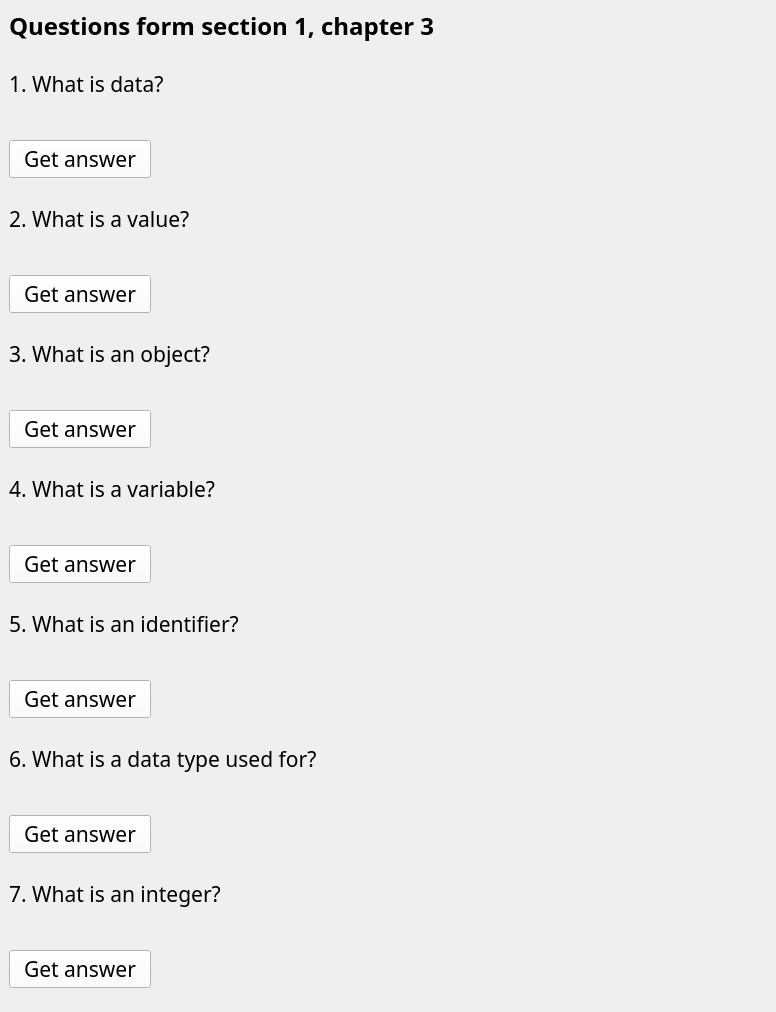
<?xml version="1.0" encoding="UTF-8"?>
<ui version="4.0">
 <class>MainWindow</class>
 <widget class="QMainWindow" name="MainWindow">
  <property name="geometry">
   <rect>
    <x>0</x>
    <y>0</y>
    <width>776</width>
    <height>981</height>
   </rect>
  </property>
  <property name="sizePolicy">
   <sizepolicy hsizetype="Maximum" vsizetype="Preferred">
    <horstretch>0</horstretch>
    <verstretch>0</verstretch>
   </sizepolicy>
  </property>
  <property name="font">
   <font>
    <family>Ubuntu Sans Mono</family>
    <pointsize>16</pointsize>
    <bold>false</bold>
   </font>
  </property>
  <property name="windowTitle">
   <string>MainWindow</string>
  </property>
  <property name="styleSheet">
   <string notr="true"/>
  </property>
  <widget class="QWidget" name="centralwidget">
   <property name="palette">
    <palette>
     <active>
      <colorrole role="WindowText">
       <brush brushstyle="SolidPattern">
        <color alpha="255">
         <red>0</red>
         <green>0</green>
         <blue>0</blue>
        </color>
       </brush>
      </colorrole>
      <colorrole role="Button">
       <brush brushstyle="SolidPattern">
        <color alpha="255">
         <red>251</red>
         <green>251</green>
         <blue>251</blue>
        </color>
       </brush>
      </colorrole>
      <colorrole role="Light">
       <brush brushstyle="SolidPattern">
        <color alpha="255">
         <red>255</red>
         <green>255</green>
         <blue>255</blue>
        </color>
       </brush>
      </colorrole>
      <colorrole role="Midlight">
       <brush brushstyle="SolidPattern">
        <color alpha="255">
         <red>253</red>
         <green>253</green>
         <blue>253</blue>
        </color>
       </brush>
      </colorrole>
      <colorrole role="Dark">
       <brush brushstyle="SolidPattern">
        <color alpha="255">
         <red>125</red>
         <green>125</green>
         <blue>125</blue>
        </color>
       </brush>
      </colorrole>
      <colorrole role="Mid">
       <brush brushstyle="SolidPattern">
        <color alpha="255">
         <red>167</red>
         <green>167</green>
         <blue>167</blue>
        </color>
       </brush>
      </colorrole>
      <colorrole role="Text">
       <brush brushstyle="SolidPattern">
        <color alpha="255">
         <red>0</red>
         <green>0</green>
         <blue>0</blue>
        </color>
       </brush>
      </colorrole>
      <colorrole role="BrightText">
       <brush brushstyle="SolidPattern">
        <color alpha="255">
         <red>255</red>
         <green>255</green>
         <blue>255</blue>
        </color>
       </brush>
      </colorrole>
      <colorrole role="ButtonText">
       <brush brushstyle="SolidPattern">
        <color alpha="255">
         <red>0</red>
         <green>0</green>
         <blue>0</blue>
        </color>
       </brush>
      </colorrole>
      <colorrole role="Base">
       <brush brushstyle="SolidPattern">
        <color alpha="255">
         <red>255</red>
         <green>255</green>
         <blue>255</blue>
        </color>
       </brush>
      </colorrole>
      <colorrole role="Window">
       <brush brushstyle="SolidPattern">
        <color alpha="255">
         <red>251</red>
         <green>251</green>
         <blue>251</blue>
        </color>
       </brush>
      </colorrole>
      <colorrole role="Shadow">
       <brush brushstyle="SolidPattern">
        <color alpha="255">
         <red>0</red>
         <green>0</green>
         <blue>0</blue>
        </color>
       </brush>
      </colorrole>
      <colorrole role="AlternateBase">
       <brush brushstyle="SolidPattern">
        <color alpha="255">
         <red>253</red>
         <green>253</green>
         <blue>253</blue>
        </color>
       </brush>
      </colorrole>
      <colorrole role="ToolTipBase">
       <brush brushstyle="SolidPattern">
        <color alpha="255">
         <red>255</red>
         <green>255</green>
         <blue>220</blue>
        </color>
       </brush>
      </colorrole>
      <colorrole role="ToolTipText">
       <brush brushstyle="SolidPattern">
        <color alpha="255">
         <red>0</red>
         <green>0</green>
         <blue>0</blue>
        </color>
       </brush>
      </colorrole>
      <colorrole role="PlaceholderText">
       <brush brushstyle="SolidPattern">
        <color alpha="127">
         <red>0</red>
         <green>0</green>
         <blue>0</blue>
        </color>
       </brush>
      </colorrole>
     </active>
     <inactive>
      <colorrole role="WindowText">
       <brush brushstyle="SolidPattern">
        <color alpha="255">
         <red>0</red>
         <green>0</green>
         <blue>0</blue>
        </color>
       </brush>
      </colorrole>
      <colorrole role="Button">
       <brush brushstyle="SolidPattern">
        <color alpha="255">
         <red>251</red>
         <green>251</green>
         <blue>251</blue>
        </color>
       </brush>
      </colorrole>
      <colorrole role="Light">
       <brush brushstyle="SolidPattern">
        <color alpha="255">
         <red>255</red>
         <green>255</green>
         <blue>255</blue>
        </color>
       </brush>
      </colorrole>
      <colorrole role="Midlight">
       <brush brushstyle="SolidPattern">
        <color alpha="255">
         <red>253</red>
         <green>253</green>
         <blue>253</blue>
        </color>
       </brush>
      </colorrole>
      <colorrole role="Dark">
       <brush brushstyle="SolidPattern">
        <color alpha="255">
         <red>125</red>
         <green>125</green>
         <blue>125</blue>
        </color>
       </brush>
      </colorrole>
      <colorrole role="Mid">
       <brush brushstyle="SolidPattern">
        <color alpha="255">
         <red>167</red>
         <green>167</green>
         <blue>167</blue>
        </color>
       </brush>
      </colorrole>
      <colorrole role="Text">
       <brush brushstyle="SolidPattern">
        <color alpha="255">
         <red>0</red>
         <green>0</green>
         <blue>0</blue>
        </color>
       </brush>
      </colorrole>
      <colorrole role="BrightText">
       <brush brushstyle="SolidPattern">
        <color alpha="255">
         <red>255</red>
         <green>255</green>
         <blue>255</blue>
        </color>
       </brush>
      </colorrole>
      <colorrole role="ButtonText">
       <brush brushstyle="SolidPattern">
        <color alpha="255">
         <red>0</red>
         <green>0</green>
         <blue>0</blue>
        </color>
       </brush>
      </colorrole>
      <colorrole role="Base">
       <brush brushstyle="SolidPattern">
        <color alpha="255">
         <red>255</red>
         <green>255</green>
         <blue>255</blue>
        </color>
       </brush>
      </colorrole>
      <colorrole role="Window">
       <brush brushstyle="SolidPattern">
        <color alpha="255">
         <red>251</red>
         <green>251</green>
         <blue>251</blue>
        </color>
       </brush>
      </colorrole>
      <colorrole role="Shadow">
       <brush brushstyle="SolidPattern">
        <color alpha="255">
         <red>0</red>
         <green>0</green>
         <blue>0</blue>
        </color>
       </brush>
      </colorrole>
      <colorrole role="AlternateBase">
       <brush brushstyle="SolidPattern">
        <color alpha="255">
         <red>253</red>
         <green>253</green>
         <blue>253</blue>
        </color>
       </brush>
      </colorrole>
      <colorrole role="ToolTipBase">
       <brush brushstyle="SolidPattern">
        <color alpha="255">
         <red>255</red>
         <green>255</green>
         <blue>220</blue>
        </color>
       </brush>
      </colorrole>
      <colorrole role="ToolTipText">
       <brush brushstyle="SolidPattern">
        <color alpha="255">
         <red>0</red>
         <green>0</green>
         <blue>0</blue>
        </color>
       </brush>
      </colorrole>
      <colorrole role="PlaceholderText">
       <brush brushstyle="SolidPattern">
        <color alpha="127">
         <red>0</red>
         <green>0</green>
         <blue>0</blue>
        </color>
       </brush>
      </colorrole>
     </inactive>
     <disabled>
      <colorrole role="WindowText">
       <brush brushstyle="SolidPattern">
        <color alpha="255">
         <red>125</red>
         <green>125</green>
         <blue>125</blue>
        </color>
       </brush>
      </colorrole>
      <colorrole role="Button">
       <brush brushstyle="SolidPattern">
        <color alpha="255">
         <red>251</red>
         <green>251</green>
         <blue>251</blue>
        </color>
       </brush>
      </colorrole>
      <colorrole role="Light">
       <brush brushstyle="SolidPattern">
        <color alpha="255">
         <red>255</red>
         <green>255</green>
         <blue>255</blue>
        </color>
       </brush>
      </colorrole>
      <colorrole role="Midlight">
       <brush brushstyle="SolidPattern">
        <color alpha="255">
         <red>253</red>
         <green>253</green>
         <blue>253</blue>
        </color>
       </brush>
      </colorrole>
      <colorrole role="Dark">
       <brush brushstyle="SolidPattern">
        <color alpha="255">
         <red>125</red>
         <green>125</green>
         <blue>125</blue>
        </color>
       </brush>
      </colorrole>
      <colorrole role="Mid">
       <brush brushstyle="SolidPattern">
        <color alpha="255">
         <red>167</red>
         <green>167</green>
         <blue>167</blue>
        </color>
       </brush>
      </colorrole>
      <colorrole role="Text">
       <brush brushstyle="SolidPattern">
        <color alpha="255">
         <red>125</red>
         <green>125</green>
         <blue>125</blue>
        </color>
       </brush>
      </colorrole>
      <colorrole role="BrightText">
       <brush brushstyle="SolidPattern">
        <color alpha="255">
         <red>255</red>
         <green>255</green>
         <blue>255</blue>
        </color>
       </brush>
      </colorrole>
      <colorrole role="ButtonText">
       <brush brushstyle="SolidPattern">
        <color alpha="255">
         <red>125</red>
         <green>125</green>
         <blue>125</blue>
        </color>
       </brush>
      </colorrole>
      <colorrole role="Base">
       <brush brushstyle="SolidPattern">
        <color alpha="255">
         <red>251</red>
         <green>251</green>
         <blue>251</blue>
        </color>
       </brush>
      </colorrole>
      <colorrole role="Window">
       <brush brushstyle="SolidPattern">
        <color alpha="255">
         <red>251</red>
         <green>251</green>
         <blue>251</blue>
        </color>
       </brush>
      </colorrole>
      <colorrole role="Shadow">
       <brush brushstyle="SolidPattern">
        <color alpha="255">
         <red>0</red>
         <green>0</green>
         <blue>0</blue>
        </color>
       </brush>
      </colorrole>
      <colorrole role="AlternateBase">
       <brush brushstyle="SolidPattern">
        <color alpha="255">
         <red>251</red>
         <green>251</green>
         <blue>251</blue>
        </color>
       </brush>
      </colorrole>
      <colorrole role="ToolTipBase">
       <brush brushstyle="SolidPattern">
        <color alpha="255">
         <red>255</red>
         <green>255</green>
         <blue>220</blue>
        </color>
       </brush>
      </colorrole>
      <colorrole role="ToolTipText">
       <brush brushstyle="SolidPattern">
        <color alpha="255">
         <red>0</red>
         <green>0</green>
         <blue>0</blue>
        </color>
       </brush>
      </colorrole>
      <colorrole role="PlaceholderText">
       <brush brushstyle="SolidPattern">
        <color alpha="127">
         <red>125</red>
         <green>125</green>
         <blue>125</blue>
        </color>
       </brush>
      </colorrole>
     </disabled>
    </palette>
   </property>
   <layout class="QVBoxLayout" name="verticalLayout_11">
    <item>
     <widget class="QLabel" name="l_questions">
      <property name="sizePolicy">
       <sizepolicy hsizetype="Fixed" vsizetype="Fixed">
        <horstretch>0</horstretch>
        <verstretch>0</verstretch>
       </sizepolicy>
      </property>
      <property name="font">
       <font>
        <family>Ubuntu Sans Mono</family>
        <pointsize>18</pointsize>
        <bold>true</bold>
       </font>
      </property>
      <property name="text">
       <string>Questions form section 1, chapter 3</string>
      </property>
     </widget>
    </item>
    <item>
     <spacer name="verticalSpacer_7">
      <property name="orientation">
       <enum>Qt::Orientation::Vertical</enum>
      </property>
      <property name="sizeType">
       <enum>QSizePolicy::Policy::Fixed</enum>
      </property>
      <property name="sizeHint" stdset="0">
       <size>
        <width>0</width>
        <height>20</height>
       </size>
      </property>
     </spacer>
    </item>
    <item>
     <layout class="QVBoxLayout" name="verticalLayout_10">
      <item>
       <layout class="QVBoxLayout" name="verticalLayout">
        <item>
         <layout class="QHBoxLayout" name="horizontalLayout">
          <item>
           <widget class="QLabel" name="l_data_question">
            <property name="text">
             <string>1. What is data?</string>
            </property>
           </widget>
          </item>
         </layout>
        </item>
        <item>
         <widget class="QLabel" name="l_data_answer">
          <property name="font">
           <font>
            <family>Ubuntu Sans Mono</family>
            <pointsize>16</pointsize>
            <bold>false</bold>
           </font>
          </property>
          <property name="text">
           <string/>
          </property>
         </widget>
        </item>
        <item>
         <widget class="QPushButton" name="pb_data">
          <property name="sizePolicy">
           <sizepolicy hsizetype="Fixed" vsizetype="Fixed">
            <horstretch>0</horstretch>
            <verstretch>0</verstretch>
           </sizepolicy>
          </property>
          <property name="font">
           <font>
            <family>Ubuntu Sans Mono</family>
            <pointsize>16</pointsize>
            <bold>false</bold>
           </font>
          </property>
          <property name="text">
           <string>  Get answer  </string>
          </property>
         </widget>
        </item>
       </layout>
      </item>
      <item>
       <spacer name="verticalSpacer">
        <property name="orientation">
         <enum>Qt::Orientation::Vertical</enum>
        </property>
        <property name="sizeType">
         <enum>QSizePolicy::Policy::Fixed</enum>
        </property>
        <property name="sizeHint" stdset="0">
         <size>
          <width>20</width>
          <height>20</height>
         </size>
        </property>
       </spacer>
      </item>
      <item>
       <layout class="QVBoxLayout" name="verticalLayout_4">
        <item>
         <layout class="QHBoxLayout" name="horizontalLayout_3">
          <item>
           <widget class="QLabel" name="l_value_question">
            <property name="text">
             <string>2. What is a value?</string>
            </property>
           </widget>
          </item>
         </layout>
        </item>
        <item>
         <widget class="QLabel" name="l_value_answer">
          <property name="font">
           <font>
            <family>Ubuntu Sans Mono</family>
            <pointsize>16</pointsize>
            <bold>false</bold>
           </font>
          </property>
          <property name="text">
           <string/>
          </property>
         </widget>
        </item>
        <item>
         <widget class="QPushButton" name="pb_value">
          <property name="sizePolicy">
           <sizepolicy hsizetype="Fixed" vsizetype="Fixed">
            <horstretch>0</horstretch>
            <verstretch>0</verstretch>
           </sizepolicy>
          </property>
          <property name="font">
           <font>
            <family>Ubuntu Sans Mono</family>
            <pointsize>16</pointsize>
            <bold>false</bold>
           </font>
          </property>
          <property name="text">
           <string>  Get answer  </string>
          </property>
         </widget>
        </item>
       </layout>
      </item>
      <item>
       <spacer name="verticalSpacer_2">
        <property name="orientation">
         <enum>Qt::Orientation::Vertical</enum>
        </property>
        <property name="sizeType">
         <enum>QSizePolicy::Policy::Minimum</enum>
        </property>
        <property name="sizeHint" stdset="0">
         <size>
          <width>20</width>
          <height>20</height>
         </size>
        </property>
       </spacer>
      </item>
      <item>
       <layout class="QVBoxLayout" name="verticalLayout_5">
        <item>
         <layout class="QHBoxLayout" name="horizontalLayout_4">
          <item>
           <widget class="QLabel" name="l_object_question">
            <property name="text">
             <string>3. What is an object?</string>
            </property>
           </widget>
          </item>
         </layout>
        </item>
        <item>
         <widget class="QLabel" name="l_object_answer">
          <property name="text">
           <string/>
          </property>
         </widget>
        </item>
        <item>
         <widget class="QPushButton" name="pb_object">
          <property name="sizePolicy">
           <sizepolicy hsizetype="Fixed" vsizetype="Fixed">
            <horstretch>0</horstretch>
            <verstretch>0</verstretch>
           </sizepolicy>
          </property>
          <property name="font">
           <font>
            <family>Ubuntu Sans Mono</family>
            <pointsize>16</pointsize>
            <bold>false</bold>
           </font>
          </property>
          <property name="text">
           <string>  Get answer  </string>
          </property>
         </widget>
        </item>
       </layout>
      </item>
      <item>
       <spacer name="verticalSpacer_3">
        <property name="font">
         <font>
          <family>Ubuntu Sans Mono</family>
          <pointsize>16</pointsize>
          <bold>false</bold>
         </font>
        </property>
        <property name="orientation">
         <enum>Qt::Orientation::Vertical</enum>
        </property>
        <property name="sizeType">
         <enum>QSizePolicy::Policy::Minimum</enum>
        </property>
        <property name="sizeHint" stdset="0">
         <size>
          <width>20</width>
          <height>20</height>
         </size>
        </property>
       </spacer>
      </item>
      <item>
       <layout class="QVBoxLayout" name="verticalLayout_6">
        <item>
         <layout class="QHBoxLayout" name="horizontalLayout_5">
          <item>
           <widget class="QLabel" name="l_variable_question">
            <property name="text">
             <string>4. What is a variable?</string>
            </property>
           </widget>
          </item>
         </layout>
        </item>
        <item>
         <widget class="QLabel" name="l_variable_answer">
          <property name="text">
           <string/>
          </property>
         </widget>
        </item>
        <item>
         <widget class="QPushButton" name="pb_variable">
          <property name="sizePolicy">
           <sizepolicy hsizetype="Fixed" vsizetype="Fixed">
            <horstretch>0</horstretch>
            <verstretch>0</verstretch>
           </sizepolicy>
          </property>
          <property name="font">
           <font>
            <family>Ubuntu Sans Mono</family>
            <pointsize>16</pointsize>
            <bold>false</bold>
           </font>
          </property>
          <property name="text">
           <string>  Get answer  </string>
          </property>
         </widget>
        </item>
       </layout>
      </item>
      <item>
       <spacer name="verticalSpacer_4">
        <property name="orientation">
         <enum>Qt::Orientation::Vertical</enum>
        </property>
        <property name="sizeType">
         <enum>QSizePolicy::Policy::Minimum</enum>
        </property>
        <property name="sizeHint" stdset="0">
         <size>
          <width>20</width>
          <height>20</height>
         </size>
        </property>
       </spacer>
      </item>
      <item>
       <layout class="QVBoxLayout" name="verticalLayout_7">
        <item>
         <layout class="QHBoxLayout" name="horizontalLayout_6">
          <item>
           <widget class="QLabel" name="l_identifier_question">
            <property name="text">
             <string>5. What is an identifier?</string>
            </property>
           </widget>
          </item>
         </layout>
        </item>
        <item>
         <widget class="QLabel" name="l_identifier_answer">
          <property name="text">
           <string/>
          </property>
         </widget>
        </item>
        <item>
         <widget class="QPushButton" name="pb_identifier">
          <property name="sizePolicy">
           <sizepolicy hsizetype="Fixed" vsizetype="Fixed">
            <horstretch>0</horstretch>
            <verstretch>0</verstretch>
           </sizepolicy>
          </property>
          <property name="font">
           <font>
            <family>Ubuntu Sans Mono</family>
            <pointsize>16</pointsize>
            <bold>false</bold>
           </font>
          </property>
          <property name="text">
           <string>  Get answer  </string>
          </property>
         </widget>
        </item>
       </layout>
      </item>
      <item>
       <spacer name="verticalSpacer_8">
        <property name="orientation">
         <enum>Qt::Orientation::Vertical</enum>
        </property>
        <property name="sizeType">
         <enum>QSizePolicy::Policy::Fixed</enum>
        </property>
        <property name="sizeHint" stdset="0">
         <size>
          <width>20</width>
          <height>20</height>
         </size>
        </property>
       </spacer>
      </item>
      <item>
       <layout class="QVBoxLayout" name="verticalLayout_8">
        <item>
         <layout class="QHBoxLayout" name="horizontalLayout_7">
          <item>
           <widget class="QLabel" name="l_dataType_question">
            <property name="text">
             <string>6. What is a data type used for?</string>
            </property>
           </widget>
          </item>
         </layout>
        </item>
        <item>
         <widget class="QLabel" name="l_dataType_answer">
          <property name="text">
           <string/>
          </property>
         </widget>
        </item>
        <item>
         <widget class="QPushButton" name="pb_dataType">
          <property name="sizePolicy">
           <sizepolicy hsizetype="Fixed" vsizetype="Fixed">
            <horstretch>0</horstretch>
            <verstretch>0</verstretch>
           </sizepolicy>
          </property>
          <property name="font">
           <font>
            <family>Ubuntu Sans Mono</family>
            <pointsize>16</pointsize>
            <bold>false</bold>
           </font>
          </property>
          <property name="text">
           <string>  Get answer  </string>
          </property>
         </widget>
        </item>
       </layout>
      </item>
      <item>
       <spacer name="verticalSpacer_6">
        <property name="orientation">
         <enum>Qt::Orientation::Vertical</enum>
        </property>
        <property name="sizeType">
         <enum>QSizePolicy::Policy::Fixed</enum>
        </property>
        <property name="sizeHint" stdset="0">
         <size>
          <width>20</width>
          <height>20</height>
         </size>
        </property>
       </spacer>
      </item>
      <item>
       <layout class="QVBoxLayout" name="verticalLayout_9">
        <item>
         <layout class="QHBoxLayout" name="horizontalLayout_8">
          <item>
           <widget class="QLabel" name="l_int_question">
            <property name="font">
             <font>
              <family>Ubuntu Sans Mono</family>
              <pointsize>16</pointsize>
              <bold>false</bold>
             </font>
            </property>
            <property name="text">
             <string>7. What is an integer?</string>
            </property>
           </widget>
          </item>
         </layout>
        </item>
        <item>
         <widget class="QLabel" name="l_int_answer">
          <property name="font">
           <font>
            <family>Ubuntu Sans Mono</family>
            <pointsize>16</pointsize>
            <bold>false</bold>
           </font>
          </property>
          <property name="text">
           <string/>
          </property>
         </widget>
        </item>
        <item>
         <widget class="QPushButton" name="pb_int">
          <property name="sizePolicy">
           <sizepolicy hsizetype="Fixed" vsizetype="Fixed">
            <horstretch>0</horstretch>
            <verstretch>0</verstretch>
           </sizepolicy>
          </property>
          <property name="font">
           <font>
            <family>Ubuntu Sans Mono</family>
            <pointsize>16</pointsize>
            <bold>false</bold>
           </font>
          </property>
          <property name="text">
           <string>  Get answer  </string>
          </property>
         </widget>
        </item>
       </layout>
      </item>
     </layout>
    </item>
    <item>
     <spacer name="verticalSpacer_5">
      <property name="orientation">
       <enum>Qt::Orientation::Vertical</enum>
      </property>
      <property name="sizeType">
       <enum>QSizePolicy::Policy::Fixed</enum>
      </property>
      <property name="sizeHint" stdset="0">
       <size>
        <width>20</width>
        <height>15</height>
       </size>
      </property>
     </spacer>
    </item>
   </layout>
  </widget>
 </widget>
 <resources/>
 <connections/>
</ui>
